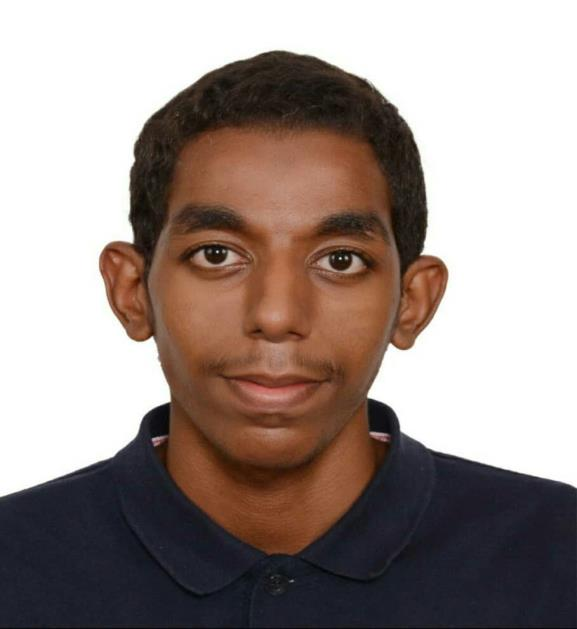
#> input picture assets-src/cv/tr-001-000.jpg, 577 x 629 px
$ python contact.py ../assets-src/cv/en-001-000.jpg ../assets-src/cv/tr-001-000.jpg ../assets-src/cv/tr-001-000.jpg 5
#> lines starting #> are read from the running program, lines starting #| are printed output that depends on the picture
import sys, glob, os
from PIL import Image, ImageDraw
src, out, pattern = sys.argv[1], sys.argv[2], sys.argv[3]
H = int(sys.argv[4]) if len(sys.argv) > 4 else 200
fs = sorted(glob.glob(os.path.join(src, pattern)))
W = 1500; x = y = 0; tiles = []
for f in fs:
    im = Image.open(f).convert('RGB'); s = H / im.height
#> further down, im is the input picture: PIL image 577x629 RGB; mean R, G, B 156.8, 143.4, 138.6
#> after `s = H / im.height`: s = 0.00795
    nw = int(im.width * s)
#> nw = 4
    if nw > W: s = W / im.width; nw = W
    im = im.resize((nw, int(im.height * s)))
    if x + im.width > W: x = 0; y += H + 26
    tiles.append((f, im, x, y)); x += im.width + 8
#> after `x += im.width + 8`: x = 12
sheet = Image.new('RGB', (W, y + H + 30), (200, 205, 210)); d = ImageDraw.Draw(sheet)
#> after `sheet = Image.new('RGB', (W, y + H + 30), (200, 205, 210))`:
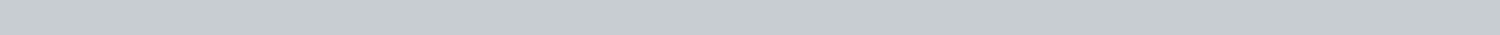
#> sheet: PIL image 1500x35 RGB; mean R, G, B 200, 205, 210
for f, im, x, y in tiles:
    sheet.paste(im, (x, y + 20)); d.text((x + 2, y + 4), os.path.basename(f)[:-4], fill=(200, 0, 0))
#> this loop made 1 pass
#> (x, y) on pass 1: (0, 0)
sheet.save(out, quality=82); print(out, sheet.size, len(fs))
#| ../assets-src/cv/tr-001-000.jpg (1500, 35) 1
